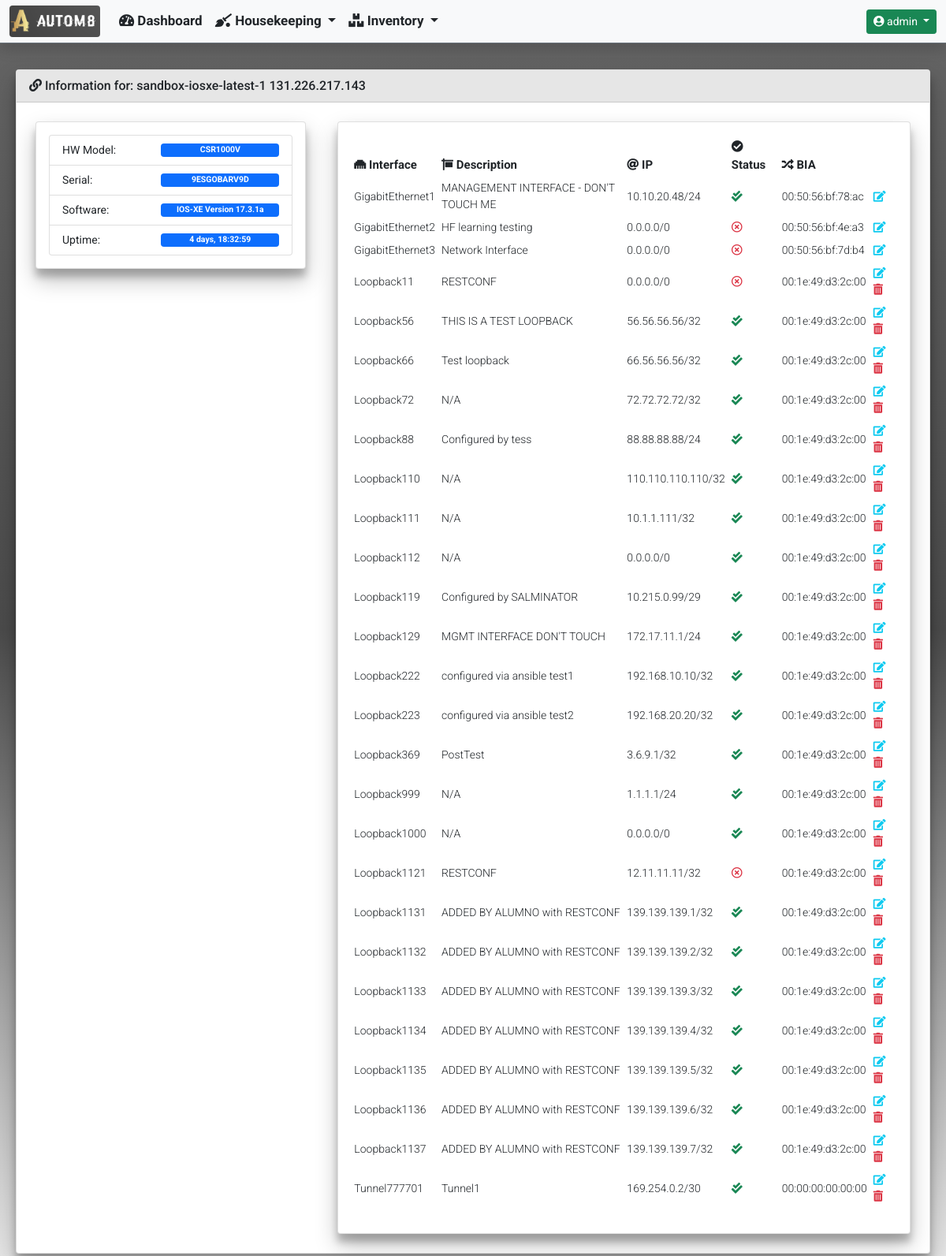
Page /inventory/device_detailed_information/87/ (signed in) on the earlier database version.
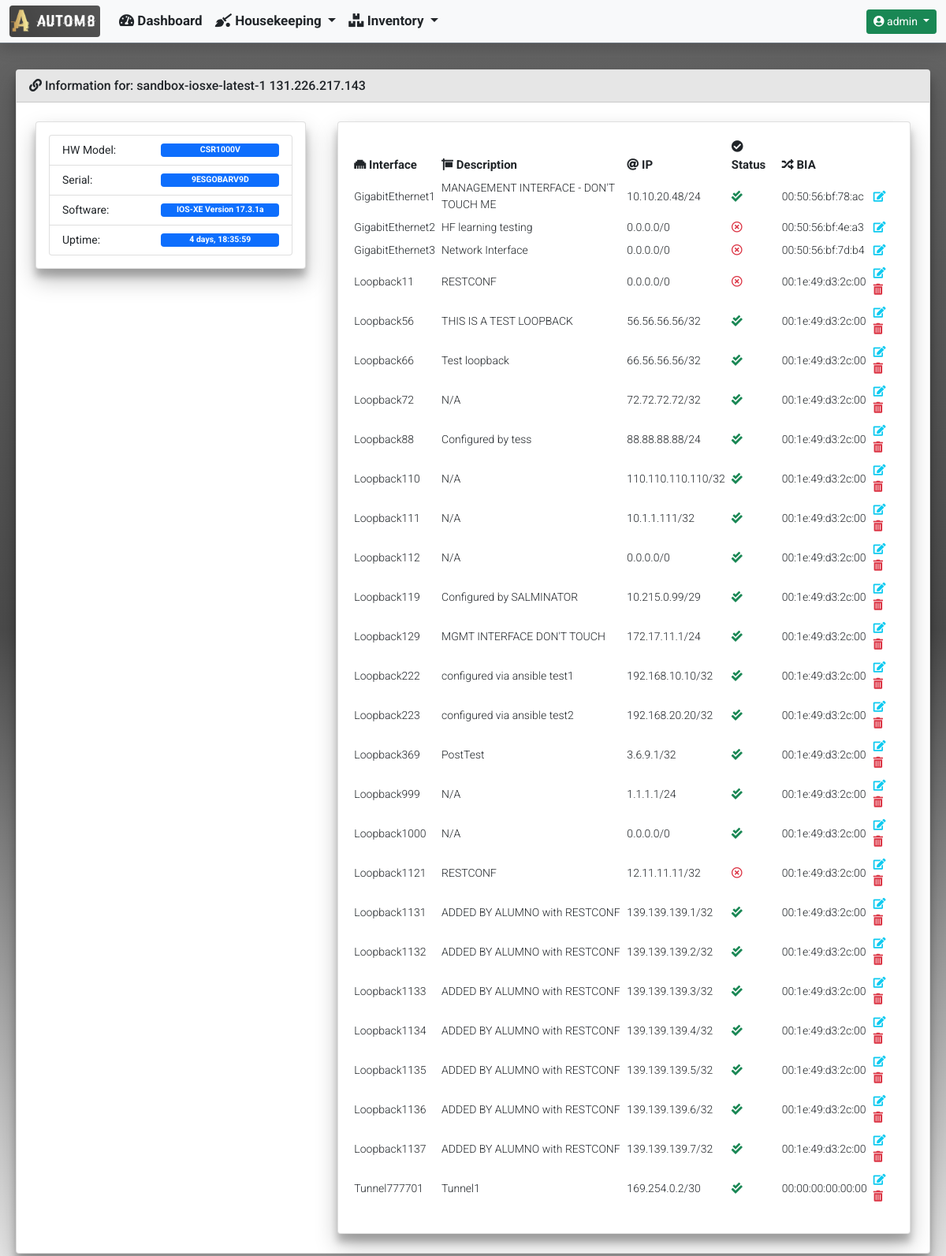
Same page on the later database version.
### inventory/models.py (models this page shows)
class Device(models.Model):
    hostname = models.CharField(unique=True, max_length=255)
    mgmt_ip = models.GenericIPAddressField(unique=True, max_length=12)
    username = models.CharField(blank=True, null=True, max_length=255)
    password = models.CharField(blank=True, null=True, max_length=255)
    software_version = models.CharField(blank=True, null=True, max_length=255)
    serial_number = models.CharField(blank=True, null=True, max_length=255)
    vendor = models.CharField(max_length=255)
    description = models.CharField(blank=True, null=True, max_length=255)
    hardware_model = models.CharField(blank=True, null=True, max_length=255)
    rest_conf_enabled = models.BooleanField(blank=True, null=True)
    device_uptime = models.CharField(blank=True, null=True, max_length=255)
    last_polled = models.DateTimeField(blank=True, null=True)
    date_added = models.DateTimeField(default=timezone.now())

class DeviceInterfaces(models.Model):
    device_id = models.ForeignKey(Device, null=True, on_delete=models.CASCADE)
    name = models.CharField(blank=True, null=True, max_length=255)
    interface_type = models.CharField(blank=True, null=True, max_length=255)
    description = models.CharField(blank=True, null=True, max_length=255)
    ipv4_address = models.GenericIPAddressField(
        blank=True, null=True, max_length=12)
    ipv4_subnet_mask = models.CharField(blank=True, null=True, max_length=12)
    admin_status = models.CharField(blank=True, null=True, max_length=255)
    oper_status = models.CharField(blank=True, null=True, max_length=255)
    phys_address = models.CharField(blank=True, null=True, max_length=255)

### inventory/views.py (the view)
def device_detailed_information(request, device_id):
    device = Device.objects.get(pk=device_id)
    context = {
        'title': 'Device Detailed Information',
        'card_header': f'Information for: {device.hostname} {device.mgmt_ip}',
        'data': {
            'version': device,
            'interfaces': DeviceInterfaces.objects.filter(device_id=device_id)
        }
    }
    return render(
        request,
        'inventory/device_detailed_information.html',
        context
    )

### templates/inventory/device_detailed_information.html
{% extends "base_template/base.html"%}
{% block content %}
<div class="row">
    <div class="col-md-4">
        <div class="card">
            <div class="card-body">
                <ul class="list-group">
                    <li class="list-group-item d-flex justify-content-between align-items-center">
                        HW Model:
                        <span class="badge bg-primary" style="width: 150px">{{ data.version.hardware_model }}</span>
                    </li>
                    <li class="list-group-item d-flex justify-content-between align-items-center">
                        Serial:
                        <span class="badge bg-primary" style="width: 150px">{{ data.version.serial_number }}</span>
                    </li>
                    <li class="list-group-item d-flex justify-content-between align-items-center">
                        Software:
                        <span class="badge bg-primary" style="width: 150px">{{ data.version.software_version }}</span>
                    </li>
                    <li class="list-group-item d-flex justify-content-between align-items-center">
                        Uptime:
                        <span class="badge bg-primary" style="width: 150px">{{ data.version.device_uptime }}</span>
                    </li>
                </ul>
            </div>
        </div>
    </div>
    <div class="col-md-8">
        <div class="card">
            <div class="card-body">
                <div class="table-responsive rounded">
                    <table id="InterfaceList" class="table table-sm table-hover table-borderless align-middle"
                        style="width:100%">
                        <thead>
                            <tr>
                                <th><i class="fas fa-ethernet"></i> Interface</th>
                                <th><i class="fas fa-sign"></i> Description</th>
                                <th><i class="fas fa-at"></i> IP</th>
                                <th><i class="fas fa-check-circle"></i> Status</th>
                                <th><i class="fas fa-random"></i> BIA</th>
                                <th></th>
                            </tr>
                        </thead>
                        <tbody>
                            {% for interface in data.interfaces %}
                            <tr>
                                <td>{{ interface.name }}</td>
                                {% if interface.description %}
                                <td>{{ interface.description }}</td>
                                {% else %}
                                <td>N/A</td>
                                {% endif %}
                                {% if interface.ipv4_address %}
                                <td>{{ interface.ipv4_address }}/{{ interface.ipv4_subnet_mask }}</td>
                                {% else %}
                                <td>0.0.0.0/0</td>
                                {% endif %}
                                {% if 'up' in interface.admin_status and 'up' in interface.oper_status %}
                                <td><i class="fas fa-check-double text-success blink"></i></td>
                                {% else %}
                                <td><i class="far fa-times-circle text-danger blink"></i></td>
                                {% endif %}
                                {% if interface.phys_address %}
                                <td>{{ interface.phys_address }} </td>
                                {% else %}
                                <td>N/A</td>
                                {% endif %}
                                <td>
                                    <a class="text-decoration-none"
                                        href="{% url 'inventory:device_interface_edit' interface.name %}"
                                        data-bs-toggle="tooltip" title="Edit">
                                        <i class="fas fa-edit text-info"></i>
                                    </a>
                                    {% if interface.interface_type != 'iana-if-type:ethernetCsmacd' %}
                                    <a class="text-decoration-none"
                                        href="{% url 'inventory:device_interface_delete' interface.name %}"
                                        data-bs-toggle="tooltip" title="Delete">
                                        <i class="fas fa-trash-alt text-danger"></i>
                                    </a>
                                    {% endif %}
                                </td>
                                {% endfor %}
                            </tr>
                        </tbody>
                    </table>
                </div>
            </div>
        </div>
    </div>
</div>
{% endblock %}

### templates/base_template/base.html (shortened to what this page needs)
{% load static %}
<!doctype html>
<html lang="en">
  <head>
    <link href="https://cdn.jsdelivr.net/npm/bootstrap@5.0.2/dist/css/bootstrap.min.css" rel="stylesheet">
    <link rel="stylesheet" href="https://cdnjs.cloudflare.com/ajax/libs/font-awesome/5.15.3/css/all.min.css" />
    <link rel="stylesheet" type="text/css" href="{% static 'css/custom.css' %}">
  </head>
  <body class="d-flex flex-column h-100">
    {% include 'navbar/navbar.html' %}
    <main class="container-fluid">
      <section>
          <div class="row">
            <div class="col-md-12">
                <div class="card">
                  {% if card_header %}
                  <div class="card-header">
                    <i class="fas fa-link"></i>
                      {{ card_header }}
                  </div>
                  {% endif %}
                  <div class="card-body">
                      {% block content %}
                      {% endblock %}
                  </div>
                </div>
            </div>
          </div>
      </section>
    </main>
  </body>
</html>

### templates/navbar/navbar.html (shortened to what this page needs)
{% load static %}
{% if user.is_authenticated %}
<nav class="navbar navbar-expand-md navbar-light bg-light fixed-top border-bottom border-secondary shadow">
  <div class="container-fluid">
    <a class="navbar-brand" href="#">
      <img class="rounded" src="{% static 'images/logos/portal_logo.png' %}" width="115" height="40">
    </a>
    <div class="collapse navbar-collapse" id="navbarCollapse">
      <ul class="navbar-nav me-auto mb-2 mb-md-0">
        <li class="nav-item">
          <a class="nav-link text-dark" href="{% url 'dashboard:dashboard' %}">
            <i class="fas fa-tachometer-alt"></i>
            Dashboard
          </a>
        </li>
        <li class="nav-item dropdown">
          <a class="nav-link dropdown-toggle text-dark" href="#" id="InventoryDropdown" role="button"
            data-bs-toggle="dropdown" aria-expanded="false">
            <i class="fas fa-quidditch"></i>
            Housekeeping
          </a>
        </li>
        <li class="nav-item dropdown">
          <a class="nav-link dropdown-toggle text-dark" href="#" id="InventoryDropdown" role="button"
            data-bs-toggle="dropdown" aria-expanded="false">
            <i class="fas fa-boxes"></i>
            Inventory
          </a>
        </li>
      </ul>
      <div class="dropdown">
        <a class="btn btn-sm btn-success dropdown-toggle" href="#" role="button" id="UserProfileDropdown"
          data-bs-toggle="dropdown" aria-expanded="false">
          <i class="fas fa-user-circle"></i>
          {{ user.username }}
        </a>
      </div>
    </div>
  </div>
</nav>
{% endif %}

### static/css/custom.css (style rules this page uses)
nav { font-family: 'Roboto', sans-serif; font-weight: 700; font-size: 17px; height: 55px; top: 0; }
body { font-family: 'Roboto', sans-serif; font-weight: 400; font-size: 14px; overflow-y: scroll; min-height: 70rem; padding-top: 5rem; height: 100%; background: linear-gradient(to top, #e6e6e6, #4b4b4b, #656565) }
.card { transition: 0.3s; margin: 0.5rem; position: relative; box-shadow: 0 14px 28px rgba(0, 0, 0, 0.25), 0 10px 10px rgba(0, 0, 0, 0.22); }
.card-header { font-family: 'Roboto', sans-serif; font-weight: 500; font-size: 16px; background-color: #e6e6e6; }
th { font-family: 'Roboto', sans-serif; font-weight: 700; font-size: 15px; }
td { font-family: 'Roboto', sans-serif; font-weight: 300; font-size: 14px; }
.blink { animation: blink 2s steps(5, start) infinite; -webkit-animation: blink 1s steps(5, start) infinite; }

Differences in the rows shown:
changed Device "CSR1000V": version.device_uptime "4 days, 18:32:59" → "4 days, 18:35:59"
